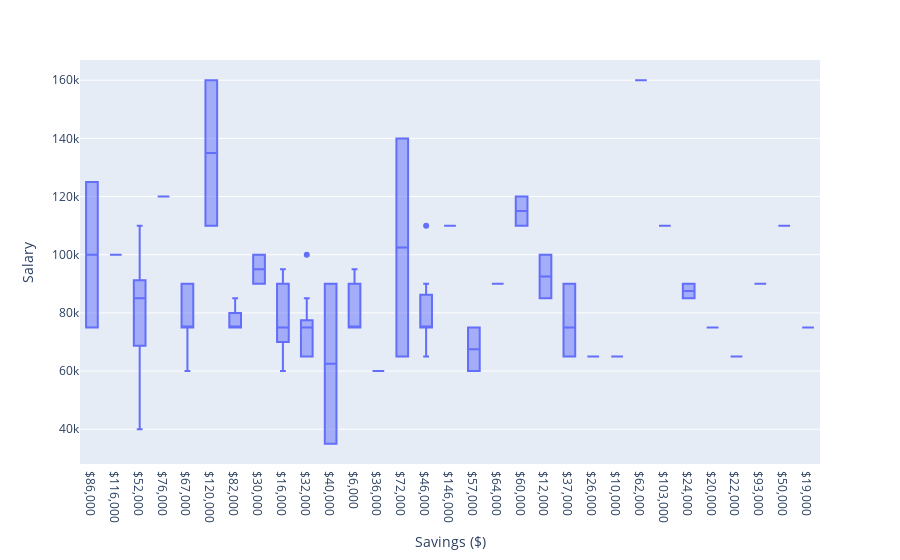

The code cell stored with this chart in its notebook:
### Markdown cell above
b) Now create a box plot comparison between 'Savings' and 'Salary' columns

### Code cell
#b) (1)
fig = px.box(alumni,x="Savings ($)",y="Salary")
fig.show()

### Figure 1 — Plotly figure (JSON) as saved in the notebook; plotly's stock layout.template omitted (floating-point values rounded to 4 significant figures)
{"data": [{"alignmentgroup": "True", "hovertemplate": "Savings ($)=%{x}<br>Salary=%{y}<extra></extra>", "legendgroup": "", "marker": {"color": "#636efa"}, "name": "", "notched": false, "offsetgroup": "", "orientation": "v", "showlegend": false, "type": "box", "x": ["$86,000", "$116,000", "$52,000", "$76,000", "$52,000", "$67,000", "$120,000", "$82,000", "$86,000", "$30,000", "$16,000", "$52,000", "$120,000", "$32,000", "$67,000", "$40,000", "$6,000", "$36,000", "$72,000", "$46,000", "$32,000", "$67,000", "$40,000", "$82,000", "$146,000", "$57,000", "$64,000", "$52,000", "$46,000", "$52,000", "$57,000", "$60,000", "$12,000", "$16,000", "$37,000", "$26,000", "$52,000", "$46,000", "$32,000", "$67,000", "$10,000", "$6,000", "$16,000", "$62,000", "$46,000", "$32,000", "$67,000", "$10,000", "$82,000", "$103,000", "$37,000", "$24,000", "$52,000", "$46,000", "$32,000", "$20,000", "$12,000", "$16,000", "$37,000", "$16,000", "$52,000", "$46,000", "$32,000", "$67,000", "$60,000", "$6,000", "$16,000", "$22,000", "$46,000", "$32,000", "$67,000", "$30,000", "$82,000", "$93,000", "$37,000", "$24,000", "$52,000", "$46,000", "$32,000", "$50,000", "$19,000", "$16,000", "$37,000", "$16,000", "$72,000", "$46,000", "$32,000", "$67,000"], "x0": " ", "xaxis": "x", "y": [125000, 100000, 70000, 120000, 95000, 60000, 160000, 85000, 75000, 90000, 95000, 40000, 110000, 85000, 75000, 90000, 95000, 60000, 140000, 85000, 75000, 90000, 35000, 75000, 110000, 75000, 90000, 85000, 75000, 110000, 60000, 120000, 85000, 75000, 90000, 65000, 75000, 110000, 75000, 90000, 65000, 75000, 60000, 160000, 85000, 75000, 90000, 65000, 75000, 110000, 75000, 90000, 65000, 75000, 65000, 75000, 100000, 75000, 90000, 65000, 85000, 90000, 65000, 75000, 110000, 75000, 90000, 65000, 75000, 65000, 75000, 100000, 75000, 90000, 65000, 85000, 90000, 65000, 75000, 110000, 75000, 90000, 65000, 75000, 65000, 75000, 100000, 75000], "y0": " ", "yaxis": "y"}], "layout": {"boxmode": "group", "legend": {"tracegroupgap": 0}, "margin": {"t": 60}, "xaxis": {"anchor": "y", "domain": [0, 1], "title": {"text": "Savings ($)"}}, "yaxis": {"anchor": "x", "domain": [0, 1], "title": {"text": "Salary"}}}}
